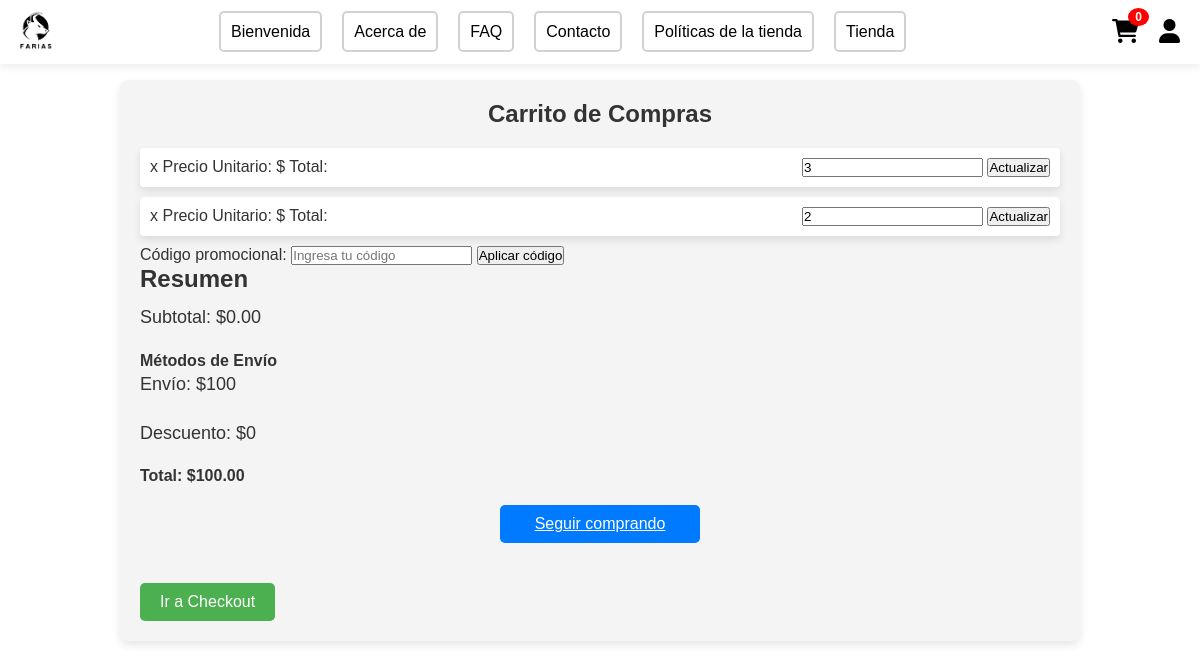
The page /ventas/carrito/ (signed in) on the database as committed earlier.
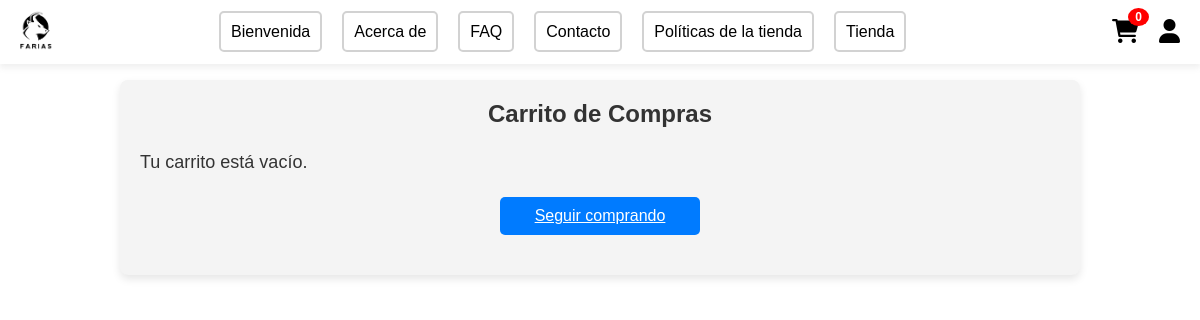
The same page on the database as committed later.
### ventas/models.py (models this page shows, shortened)
class CarritoItem(models.Model):
    carrito = models.ForeignKey(Carrito, related_name='items', on_delete=models.CASCADE)
    producto = models.ForeignKey(Producto, on_delete=models.CASCADE)
    cantidad = models.PositiveIntegerField(default=1)

### ventas/views.py (the view)
# urls.py: path('carrito/', views.ver_carrito, name='ver_carrito'),
def ver_carrito(request):
    carrito_id = request.session.get('carrito', None)
    items = CarritoItem.objects.filter(carrito_id=carrito_id) if carrito_id else []
    item_totals = []
    subtotal = Decimal(0)
    for item in items:
        item_total = Decimal(item.producto.costo) * item.cantidad
        item_totals.append({'item': item, 'item_total': item_total})
        subtotal += item_total
    envio = Decimal(100)  # Costo de envío fijo (por ejemplo)
    descuento_valor = request.session.get('descuento', {})
    descuento = Decimal(0)
    if isinstance(descuento_valor, dict) and 'tipo' in descuento_valor and 'monto' in descuento_valor:
        if descuento_valor['tipo'] == 'fijo':
            descuento = Decimal(descuento_valor['monto'])
        elif descuento_valor['tipo'] == 'porcentaje':
            descuento = subtotal * (Decimal(descuento_valor['monto']) / Decimal(100))
    total = subtotal + envio - descuento
    context = {
        'items': item_totals,
        'subtotal': subtotal,
        'envio': envio,
        'descuento': descuento,
        'total': total,
        'codigo_aplicado': request.session.get('codigo_aplicado', None),
    }
    return render(request, 'carrito.html', context)

### ventas/context_processors.py (called while the page is built)
def carrito_total_items(request):
    total_items = 0
    if request.user.is_authenticated:  # Si los usuarios necesitan estar logueados para comprar
        carrito = Carrito.objects.filter(session_key=request.session.session_key).first()
        if carrito:
            total_items = sum(item.cantidad for item in carrito.items.all())
    return {'total_items': total_items}

### ventas/templates/carrito.html (shortened to what this page needs)
{% load static %}
<!DOCTYPE html>
<html lang="es">
<head>
    <link rel="stylesheet" href="https://cdnjs.cloudflare.com/ajax/libs/font-awesome/6.0.0-beta3/css/all.min.css">
    <link rel="stylesheet" type="text/css" href="{% static 'css/style.css' %}">
</head>
<header>
    <nav class="navbar">
        <div class="logo">
            <img src="{% static 'img/Logo.png' %}" alt="Logo Farias">
        </div>
        <ul class="menu">
            <li><a href="#">Bienvenida</a></li>
            <li><a href="#">Acerca de</a></li>
            <li><a href="#">FAQ</a></li>
            <li><a href="#">Contacto</a></li>
            <li><a href="#">Políticas de la tienda</a></li>
            <li><a href="{% url 'productos' %}">Tienda</a></li>
        </ul>
        <div class="iconos">
            <a href="{% url 'ver_carrito' %}">
                <i class="fas fa-shopping-cart"></i>
                {% if total_items > 0 %}
                    <span class="cart-count">{{ total_items }}</span>
                {% else %}
                    <span class="cart-count">0</span>
                {% endif %}
            </a>
            <a href="#"><i class="fas fa-user"></i></a>
        </div>
    </nav>
</header>
<body>
    <div class="container-carrito">
        <h2>Carrito de Compras</h2>
        {% if items|length == 0 %}
            <p>Tu carrito está vacío.</p>
        {% else %}
            <div class="carrito-items">
                <ul>
                    {% for item in items %}
                        <li>
                            <div class="item-info">
                                <span><strong>{{ item.producto.titulo }}</strong> x {{ item.cantidad }}</span>
                                <span>Precio Unitario: ${{ item.producto.costo }}</span>
                                <span>Total: </span>
                            </div>
                            <div class="item-actions">
                                <form action="{% url 'actualizar_carrito' item.item.producto.id %}" method="post">
                                    <input type="number" name="cantidad" value="{{ item.item.cantidad }}">
                                    <button type="submit">Actualizar</button>
                                </form>
                            </div>
                        </li>
                    {% endfor %}
                </ul>
            </div>
            <div class="carrito-resumen">
                <form method="POST" action="{% url 'aplicar_codigo_promocional' %}">
                    <label for="codigo_promocional">Código promocional:</label>
                    <input type="text" id="codigo_promocional" name="codigo_promocional" placeholder="Ingresa tu código">
                    <button type="submit">Aplicar código</button>
                </form>
                <h3>Resumen</h3>
                <p>Subtotal: ${{ subtotal }}</p>
                <h4>Métodos de Envío</h4>
                <p>Envío: $100</p>
                <p>Descuento: ${{ descuento }}</p>
                <h4>Total: ${{ total }}</h4>
            </div>
        {% endif %}
        <a href="{% url 'productos' %}" class="seguir-comprando">Seguir comprando</a>
        {% if items|length > 0 %}
        <a href="{% url 'checkout' %}" class="checkout-button">Ir a Checkout</a>
    {% endif %}
    </div>
</body>
</html>

### static/css/style.css (style rules this page uses)
* { margin: 0; padding: 0; box-sizing: border-box; }
.navbar { display: flex; justify-content: space-between; align-items: center; padding: 10px 20px; background-color: white; box-shadow: 0px 4px 6px rgba(110, 109, 109, 0.1); position: fixed; width: 100%; top: 0; z-index: 1000; }
.navbar .logo img { height: 40px; }
.menu { display: flex; list-style: none; margin: 0; padding: 0; }
.menu li { margin-right: 20px; }
.menu li a { text-decoration: none; color: black; padding: 10px; border: 2px solid rgb(210, 210, 210); border-radius: 5px; }
.iconos { display: flex; align-items: center; position: relative; }
.iconos a { color: black; margin-left: 20px; font-size: 24px; position: relative; }
.cart-count { position: absolute; top: -10px; right: -10px; background-color: red; color: white; border-radius: 50%; padding: 3px 7px; font-size: 12px; line-height: 1; min-width: 20px; text-align: center; font-weight: bold; }
body { font-family: Arial, sans-serif; background-color: #ffffff; color: #333; }
p { font-size: 18px; line-height: 1.6; margin-bottom: 20px; }
h2 { text-align: center; }
.container-carrito { width: 80%; margin: 80px auto; padding: 20px; background-color: #f4f4f4; border-radius: 8px; box-shadow: 0 4px 8px rgba(0, 0, 0, 0.1); }
h2 { text-align: center; margin-bottom: 20px; }
.seguir-comprando { width: 200px; margin: 20px auto; display: block; background-color: #007bff; color: white; padding: 10px 20px; font-size: 16px; border: none; border-radius: 5px; text-align: center; cursor: pointer; transition: background-color 0.3s; }

Rows that differ between the two databases and show on the page:
removed CarritoItem: cantidad "3"
removed CarritoItem: cantidad "2"
Other text that changed with them:
{{ subtotal }}: "0.00" → (not shown)
{{ descuento }}: "0" → (not shown)
{{ total }}: "100.00" → (not shown)
text no longer shown: "Código promocional: Aplicar código Resumen Subtotal: $ Métodos de Envío Envío: $100 Descuento: $ Total: $ Ir a Checkout"
text now shown: "Tu carrito está vacío."
